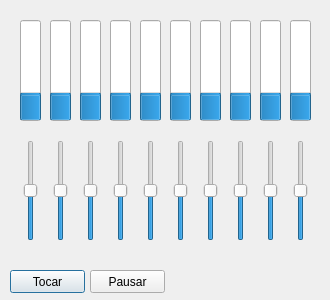
<?xml version="1.0" encoding="UTF-8"?>
<ui version="4.0">
 <class>Dialog</class>
 <widget class="QDialog" name="Dialog">
  <property name="geometry">
   <rect>
    <x>0</x>
    <y>0</y>
    <width>330</width>
    <height>300</height>
   </rect>
  </property>
  <property name="windowTitle">
   <string>Dialog</string>
  </property>
  <widget class="QProgressBar" name="progressBar">
   <property name="geometry">
    <rect>
     <x>20</x>
     <y>20</y>
     <width>21</width>
     <height>101</height>
    </rect>
   </property>
   <property name="value">
    <number>24</number>
   </property>
   <property name="orientation">
    <enum>Qt::Vertical</enum>
   </property>
  </widget>
  <widget class="QProgressBar" name="progressBar_2">
   <property name="geometry">
    <rect>
     <x>50</x>
     <y>20</y>
     <width>21</width>
     <height>101</height>
    </rect>
   </property>
   <property name="value">
    <number>24</number>
   </property>
   <property name="orientation">
    <enum>Qt::Vertical</enum>
   </property>
  </widget>
  <widget class="QProgressBar" name="progressBar_3">
   <property name="geometry">
    <rect>
     <x>80</x>
     <y>20</y>
     <width>21</width>
     <height>101</height>
    </rect>
   </property>
   <property name="value">
    <number>24</number>
   </property>
   <property name="orientation">
    <enum>Qt::Vertical</enum>
   </property>
  </widget>
  <widget class="QProgressBar" name="progressBar_4">
   <property name="geometry">
    <rect>
     <x>110</x>
     <y>20</y>
     <width>21</width>
     <height>101</height>
    </rect>
   </property>
   <property name="value">
    <number>24</number>
   </property>
   <property name="orientation">
    <enum>Qt::Vertical</enum>
   </property>
  </widget>
  <widget class="QProgressBar" name="progressBar_5">
   <property name="geometry">
    <rect>
     <x>140</x>
     <y>20</y>
     <width>21</width>
     <height>101</height>
    </rect>
   </property>
   <property name="value">
    <number>24</number>
   </property>
   <property name="orientation">
    <enum>Qt::Vertical</enum>
   </property>
  </widget>
  <widget class="QProgressBar" name="progressBar_6">
   <property name="geometry">
    <rect>
     <x>230</x>
     <y>20</y>
     <width>21</width>
     <height>101</height>
    </rect>
   </property>
   <property name="value">
    <number>24</number>
   </property>
   <property name="orientation">
    <enum>Qt::Vertical</enum>
   </property>
  </widget>
  <widget class="QProgressBar" name="progressBar_7">
   <property name="geometry">
    <rect>
     <x>170</x>
     <y>20</y>
     <width>21</width>
     <height>101</height>
    </rect>
   </property>
   <property name="value">
    <number>24</number>
   </property>
   <property name="orientation">
    <enum>Qt::Vertical</enum>
   </property>
  </widget>
  <widget class="QProgressBar" name="progressBar_8">
   <property name="geometry">
    <rect>
     <x>200</x>
     <y>20</y>
     <width>21</width>
     <height>101</height>
    </rect>
   </property>
   <property name="value">
    <number>24</number>
   </property>
   <property name="orientation">
    <enum>Qt::Vertical</enum>
   </property>
  </widget>
  <widget class="QProgressBar" name="progressBar_9">
   <property name="geometry">
    <rect>
     <x>290</x>
     <y>20</y>
     <width>21</width>
     <height>101</height>
    </rect>
   </property>
   <property name="value">
    <number>24</number>
   </property>
   <property name="orientation">
    <enum>Qt::Vertical</enum>
   </property>
  </widget>
  <widget class="QProgressBar" name="progressBar_10">
   <property name="geometry">
    <rect>
     <x>260</x>
     <y>20</y>
     <width>21</width>
     <height>101</height>
    </rect>
   </property>
   <property name="value">
    <number>24</number>
   </property>
   <property name="orientation">
    <enum>Qt::Vertical</enum>
   </property>
  </widget>
  <widget class="QSlider" name="verticalSlider">
   <property name="geometry">
    <rect>
     <x>20</x>
     <y>140</y>
     <width>22</width>
     <height>101</height>
    </rect>
   </property>
   <property name="value">
    <number>50</number>
   </property>
   <property name="orientation">
    <enum>Qt::Vertical</enum>
   </property>
  </widget>
  <widget class="QSlider" name="verticalSlider_2">
   <property name="geometry">
    <rect>
     <x>50</x>
     <y>140</y>
     <width>22</width>
     <height>101</height>
    </rect>
   </property>
   <property name="value">
    <number>50</number>
   </property>
   <property name="orientation">
    <enum>Qt::Vertical</enum>
   </property>
  </widget>
  <widget class="QSlider" name="verticalSlider_3">
   <property name="geometry">
    <rect>
     <x>80</x>
     <y>140</y>
     <width>22</width>
     <height>101</height>
    </rect>
   </property>
   <property name="value">
    <number>50</number>
   </property>
   <property name="orientation">
    <enum>Qt::Vertical</enum>
   </property>
  </widget>
  <widget class="QSlider" name="verticalSlider_4">
   <property name="geometry">
    <rect>
     <x>110</x>
     <y>140</y>
     <width>22</width>
     <height>101</height>
    </rect>
   </property>
   <property name="value">
    <number>50</number>
   </property>
   <property name="orientation">
    <enum>Qt::Vertical</enum>
   </property>
  </widget>
  <widget class="QSlider" name="verticalSlider_5">
   <property name="geometry">
    <rect>
     <x>140</x>
     <y>140</y>
     <width>22</width>
     <height>101</height>
    </rect>
   </property>
   <property name="value">
    <number>50</number>
   </property>
   <property name="orientation">
    <enum>Qt::Vertical</enum>
   </property>
  </widget>
  <widget class="QSlider" name="verticalSlider_6">
   <property name="geometry">
    <rect>
     <x>200</x>
     <y>140</y>
     <width>22</width>
     <height>101</height>
    </rect>
   </property>
   <property name="value">
    <number>50</number>
   </property>
   <property name="orientation">
    <enum>Qt::Vertical</enum>
   </property>
  </widget>
  <widget class="QSlider" name="verticalSlider_7">
   <property name="geometry">
    <rect>
     <x>230</x>
     <y>140</y>
     <width>22</width>
     <height>101</height>
    </rect>
   </property>
   <property name="value">
    <number>50</number>
   </property>
   <property name="orientation">
    <enum>Qt::Vertical</enum>
   </property>
  </widget>
  <widget class="QSlider" name="verticalSlider_8">
   <property name="geometry">
    <rect>
     <x>170</x>
     <y>140</y>
     <width>22</width>
     <height>101</height>
    </rect>
   </property>
   <property name="value">
    <number>50</number>
   </property>
   <property name="orientation">
    <enum>Qt::Vertical</enum>
   </property>
  </widget>
  <widget class="QSlider" name="verticalSlider_9">
   <property name="geometry">
    <rect>
     <x>260</x>
     <y>140</y>
     <width>22</width>
     <height>101</height>
    </rect>
   </property>
   <property name="value">
    <number>50</number>
   </property>
   <property name="orientation">
    <enum>Qt::Vertical</enum>
   </property>
  </widget>
  <widget class="QSlider" name="verticalSlider_10">
   <property name="geometry">
    <rect>
     <x>290</x>
     <y>140</y>
     <width>22</width>
     <height>101</height>
    </rect>
   </property>
   <property name="value">
    <number>50</number>
   </property>
   <property name="orientation">
    <enum>Qt::Vertical</enum>
   </property>
  </widget>
  <widget class="QPushButton" name="pushButton">
   <property name="geometry">
    <rect>
     <x>10</x>
     <y>270</y>
     <width>75</width>
     <height>23</height>
    </rect>
   </property>
   <property name="text">
    <string>Tocar</string>
   </property>
  </widget>
  <widget class="QPushButton" name="pushButton_2">
   <property name="geometry">
    <rect>
     <x>90</x>
     <y>270</y>
     <width>75</width>
     <height>23</height>
    </rect>
   </property>
   <property name="text">
    <string>Pausar</string>
   </property>
  </widget>
 </widget>
 <resources/>
 <connections/>
</ui>
